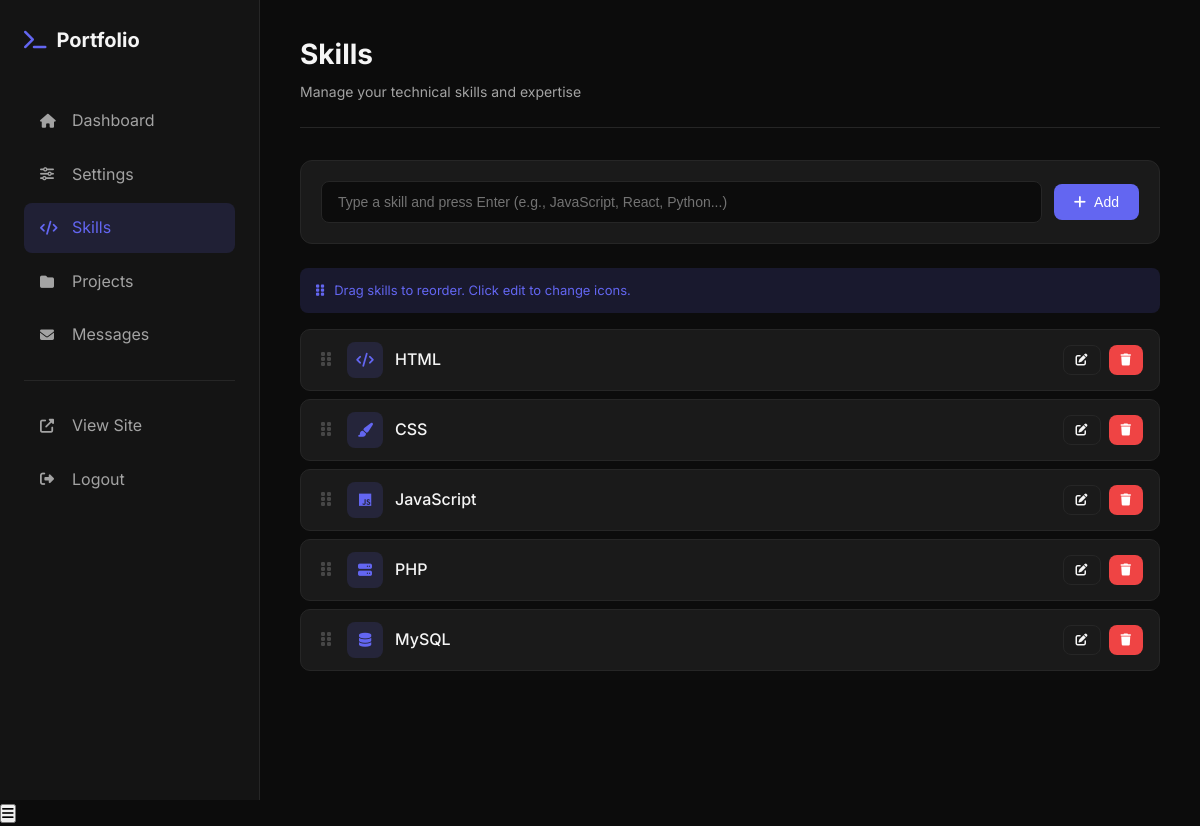
Before: /admin/skills.php (signed in) with the older database file.
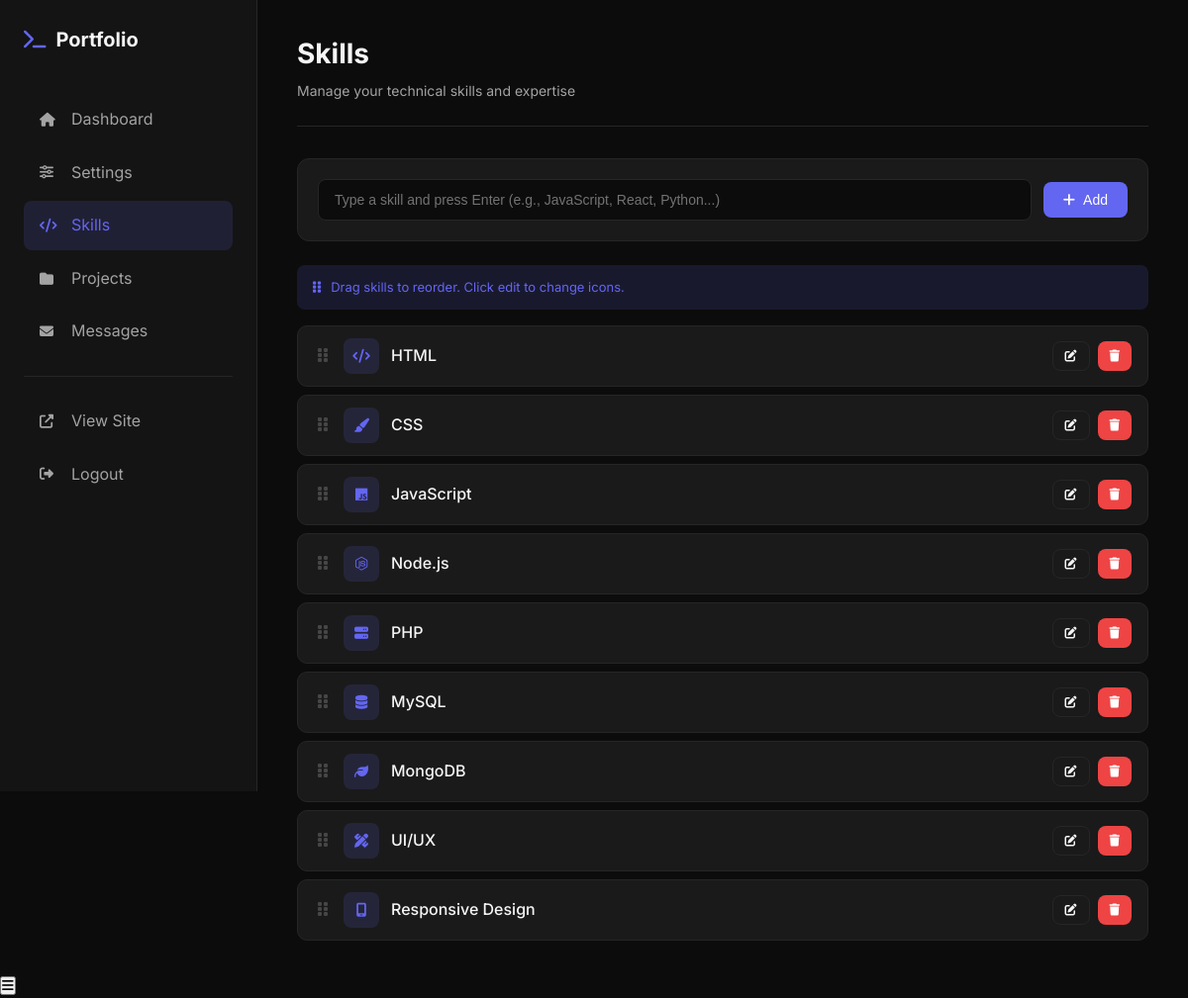
After: the same page with the newer database file.
### tables this page shows
CREATE TABLE `skills` (
  `id` int(11) NOT NULL,
  `name` varchar(100) NOT NULL,
  `icon` varchar(100) DEFAULT 'fa-solid fa-code',
  `sort_order` int(11) DEFAULT 0,
  `created_at` timestamp NOT NULL DEFAULT current_timestamp()
);

### includes/config.php (called while the page is built, shortened)
<?php
function getSkills($pdo)
{
    $stmt = $pdo->query("SELECT * FROM skills ORDER BY sort_order ASC");
    return $stmt->fetchAll();
}
function e($string)
{
    return htmlspecialchars($string ?? '', ENT_QUOTES, 'UTF-8');
}

### admin/skills.php (the view, shortened to what this page needs)
<?php
require_once '../includes/config.php';
$unreadCount = getUnreadMessagesCount($pdo);
$skills = getSkills($pdo);
?>
<!DOCTYPE html>
<html lang="en">
<head>
    <link rel="stylesheet" href="https://cdnjs.cloudflare.com/ajax/libs/font-awesome/6.5.0/css/all.min.css">
    <link rel="stylesheet" href="assets/css/admin.css">
</head>
<body>
    <div class="layout">
        <aside class="sidebar">
            <div class="sidebar-logo"><i class="fas fa-terminal"></i> Portfolio</div>
            <ul class="sidebar-nav">
                <li><a href="index.php"><i class="fas fa-home"></i> Dashboard</a></li>
                <li><a href="settings.php"><i class="fas fa-sliders"></i> Settings</a></li>
                <li><a href="skills.php" class="active"><i class="fas fa-code"></i> Skills</a></li>
                <li><a href="projects.php"><i class="fas fa-folder"></i> Projects</a></li>
                <li><a href="messages.php"><i class="fas fa-envelope"></i> Messages <?php if ($unreadCount > 0): ?><span class="nav-badge"><?= $unreadCount ?></span><?php endif; ?></a></li>
            </ul>
            <div class="sidebar-divider"></div>
            <ul class="sidebar-nav">
                <li><a href="../index.php" target="_blank"><i class="fas fa-external-link-alt"></i> View Site</a></li>
                <li><a href="logout.php"><i class="fas fa-sign-out-alt"></i> Logout</a></li>
            </ul>
        </aside>
        <main class="main-content">
            <div class="page-header">
                <div>
                    <h1>Skills</h1>
                    <p>Manage your technical skills and expertise</p>
                </div>
            </div>
            <div class="quick-add">
                <div class="quick-add-form">
                    <input type="text" class="quick-add-input" id="quickAddInput" placeholder="Type a skill and press Enter (e.g., JavaScript, React, Python...)">
                    <button class="btn btn-primary" onclick="quickAddSkill()"><i class="fas fa-plus"></i> Add</button>
                </div>
            </div>
            <?php if (!empty($skills)): ?>
                <div class="sort-hint"><i class="fas fa-grip-vertical"></i> Drag skills to reorder. Click edit to change icons.</div>
            <?php endif; ?>
            <div class="skills-list" id="skillsList">
                <?php if (empty($skills)): ?>
                    <div class="empty-skills" id="emptyState">
                        <i class="fas fa-code"></i>
                        <p>No skills yet. Add your first skill above!</p>
                    </div>
                <?php else: ?>
                    <?php foreach ($skills as $skill): ?>
                        <div class="skill-item" data-id="<?= $skill['id'] ?>">
                            <span class="skill-drag"><i class="fas fa-grip-vertical"></i></span>
                            <span class="skill-icon"><i class="<?= e($skill['icon']) ?>"></i></span>
                            <span class="skill-name"><?= e($skill['name']) ?></span>
                            <div class="skill-actions">
                                <button class="btn btn-secondary btn-sm" onclick="openEditModal(<?= $skill['id'] ?>, '<?= e(addslashes($skill['name'])) ?>', '<?= e($skill['icon']) ?>')"><i class="fas fa-edit"></i></button>
                                <button class="btn btn-danger btn-sm" onclick="deleteSkill(<?= $skill['id'] ?>, this)"><i class="fas fa-trash"></i></button>
                            </div>
                        </div>
                    <?php endforeach; ?>
                <?php endif; ?>
            </div>
        </main>
    </div>
    <button class="mobile-toggle" onclick="document.querySelector('.sidebar').classList.toggle('open')"><i class="fas fa-bars"></i></button>
</body>
</html>

### admin/assets/css/admin.css (style rules this page uses)
*, *::before, *::after { box-sizing: border-box; margin: 0; padding: 0; }
:root { --sidebar-width: 260px; --accent: #6366f1; --accent-hover: #818cf8; --accent-dim: rgba(99, 102, 241, 0.15); --text: #f5f5f5; --text-muted: #a3a3a3; --text-dim: #737373; --border: #262626; --border-light: #404040; --bg: #0c0c0c; --bg-elevated: #141414; --card: #1a1a1a; --success: #22c55e; --success-bg: rgba(34, 197, 94, 0.15); --error: #ef4444; --error-bg: rgba(239, 68, 68, 0.15); --warning: #f59e0b; --warning-bg: rgba(245, 158, 11, 0.15); }
body { font-family: 'Inter', -apple-system, BlinkMacSystemFont, sans-serif; background: var(--bg); color: var(--text); line-height: 1.6; -webkit-font-smoothing: antialiased; }
.layout { display: flex; min-height: 100vh; }
.sidebar { width: var(--sidebar-width); background: var(--bg-elevated); border-right: 1px solid var(--border); padding: 24px; position: fixed; height: 100vh; overflow-y: auto; }
.sidebar-logo { font-size: 20px; font-weight: 700; margin-bottom: 40px; display: flex; align-items: center; gap: 10px; color: var(--text); }
.sidebar-logo i { color: var(--accent); }
.sidebar-nav { list-style: none; }
.sidebar-nav li { margin-bottom: 4px; }
.sidebar-nav a { display: flex; align-items: center; gap: 12px; padding: 12px 16px; color: var(--text-muted); text-decoration: none; border-radius: 8px; transition: all 0.2s; }
.sidebar-nav a.active { background: var(--accent-dim); color: var(--accent); }
.sidebar-nav a i { width: 20px; font-size: 14px; }
.sidebar-divider { height: 1px; background: var(--border); margin: 20px 0; }
.main-content { flex: 1; margin-left: var(--sidebar-width); padding: 32px 40px; min-height: 100vh; }
.page-header { display: flex; justify-content: space-between; align-items: center; margin-bottom: 32px; padding-bottom: 24px; border-bottom: 1px solid var(--border); }
.page-header h1 { font-size: 28px; font-weight: 700; color: var(--text); }
.page-header p { color: var(--text-muted); margin-top: 4px; font-size: 14px; }
.btn { display: inline-flex; align-items: center; gap: 8px; padding: 10px 20px; border: none; border-radius: 8px; font-size: 14px; font-weight: 500; cursor: pointer; transition: all 0.2s; text-decoration: none; }
.btn-primary { background: var(--accent); color: white; }
.btn-secondary { background: var(--card); color: var(--text); border: 1px solid var(--border); }
.btn-danger { background: var(--error); color: white; }
.btn-sm { padding: 6px 12px; font-size: 13px; }

### admin/skills.php (style rules this page uses)
.quick-add { background: var(--card); border-radius: 12px; padding: 20px; margin-bottom: 24px; border: 1px solid var(--border); }
.quick-add-form { display: flex; gap: 12px; align-items: center; }
.quick-add-input { flex: 1; background: var(--bg); border: 1px solid var(--border); border-radius: 8px; padding: 12px 16px; color: var(--text); font-size: 14px; }
.quick-add-input::placeholder { color: var(--text-dim); }
.skills-list { display: flex; flex-direction: column; gap: 8px; }
.skill-item { display: flex; align-items: center; gap: 12px; background: var(--card); border: 1px solid var(--border); border-radius: 10px; padding: 12px 16px; transition: all 0.2s; }
.skill-drag { cursor: grab; color: var(--text-dim); padding: 4px; opacity: 0.5; transition: opacity 0.2s; }
.skill-icon { width: 36px; height: 36px; display: flex; align-items: center; justify-content: center; background: var(--accent-dim); border-radius: 8px; color: var(--accent); font-size: 14px; }
.skill-name { flex: 1; font-weight: 500; color: var(--text); }
.skill-actions { display: flex; gap: 8px; }
.skill-actions .btn { padding: 8px 12px; font-size: 12px; }
.sort-hint { background: var(--accent-dim); color: var(--accent); padding: 12px 16px; border-radius: 8px; margin-bottom: 16px; font-size: 13px; display: flex; align-items: center; gap: 10px; }

Changed rows visible on the page:
added skills: name "Node.js"
added skills: name "MongoDB"
added skills: name "UI/UX"
added skills: name "Responsive Design"
